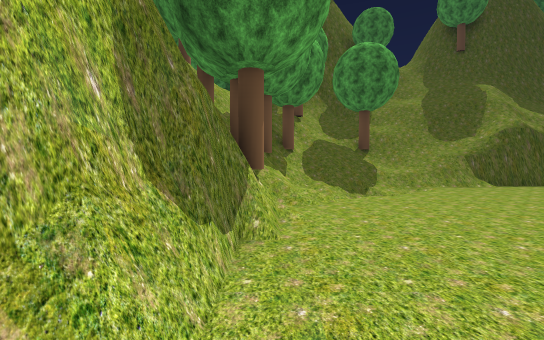
view 1 (above)

19 first-person views from a walk through a 3-D level made in the Unity game engine. The camera is 1.5 m above the floor, tilts 2° down and sees 90° across. The floor is counted in squares, 2 m on a side. Each view is taken from the middle of a square. On the plan, view 1 faces up. The plan holds only what a view shows up to about 10 squares ahead; the rest is blank. The place goes on beyond the plan. Some trees and plants on the terrain are drawn as simple stand-ins. The player character is not drawn. Some animated figures are left out.

view 2
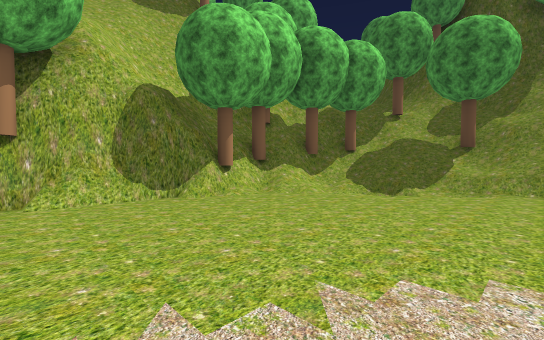

view 3
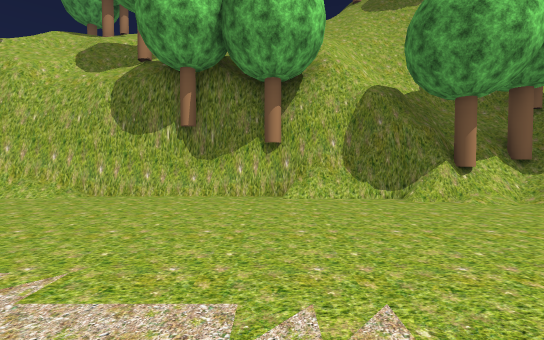

view 4
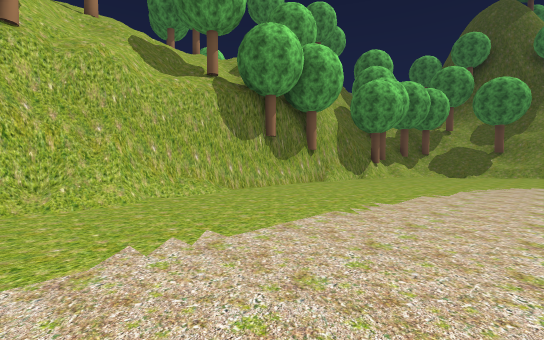

view 5
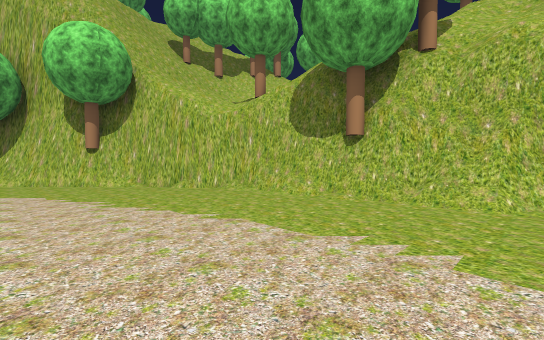

view 6
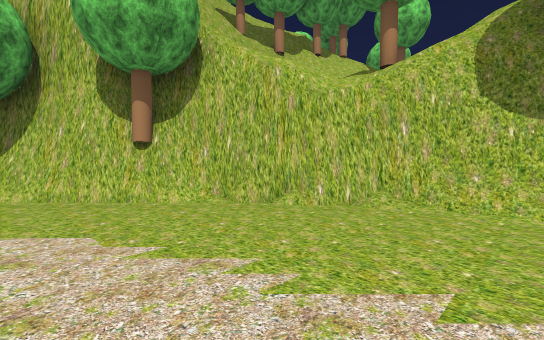

view 7
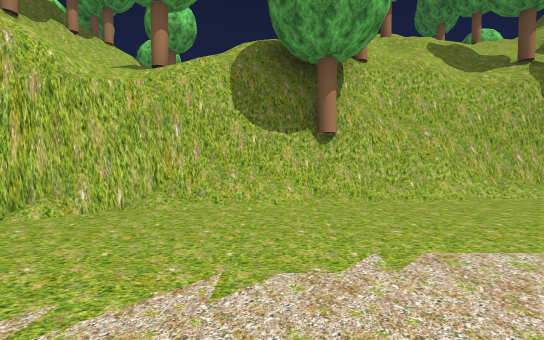

view 8
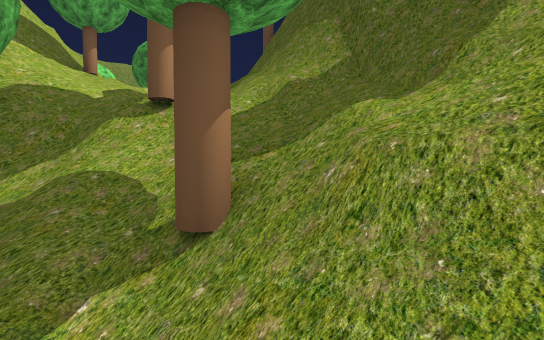

view 9
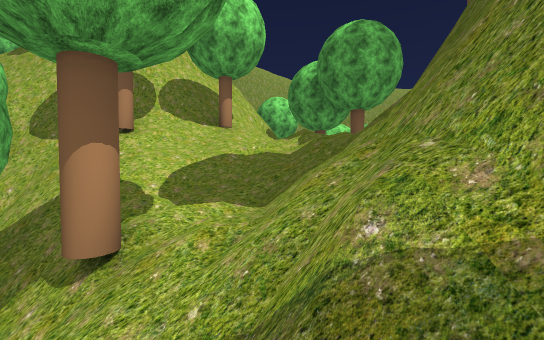

view 10
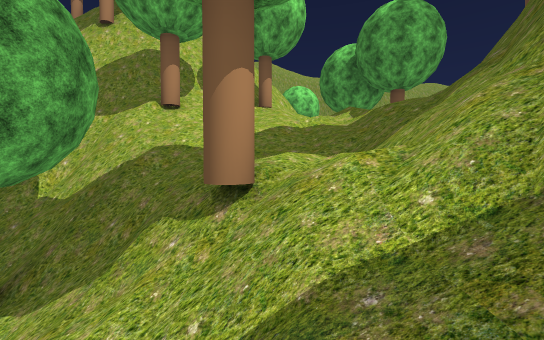

view 11
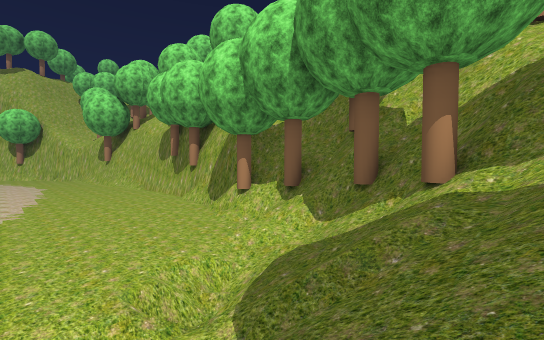

view 12
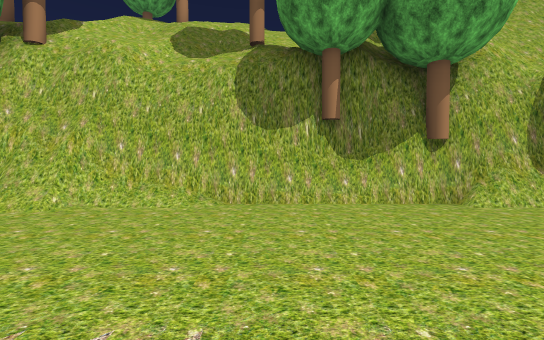

view 13
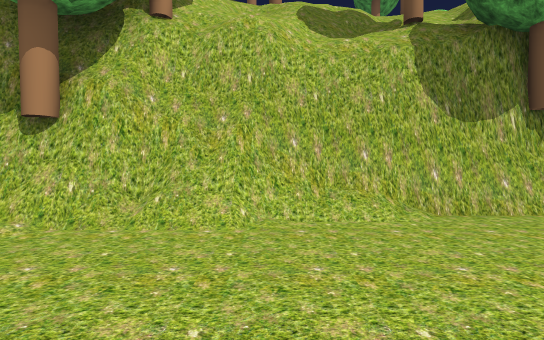

view 14
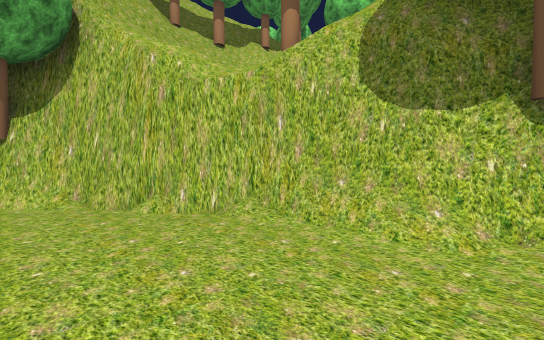

view 15
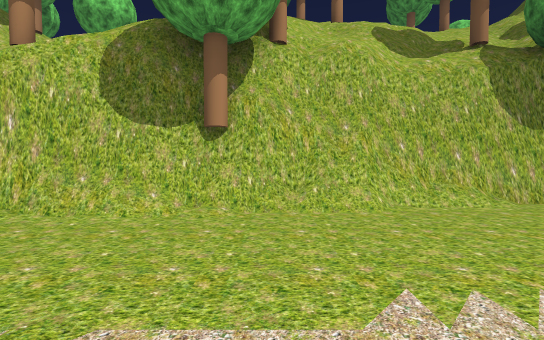

view 16
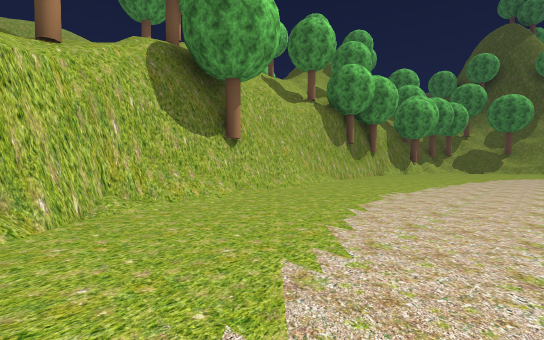

view 17
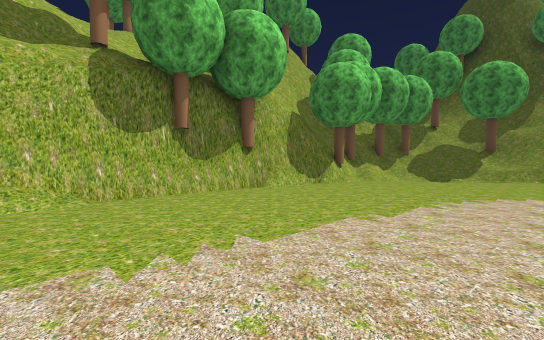

view 18
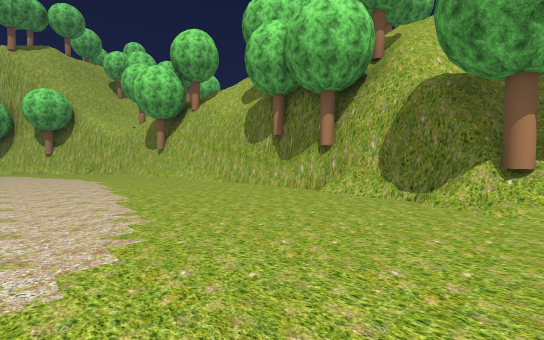

view 19
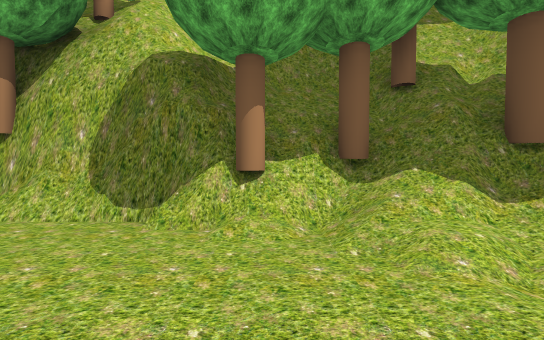

### Floor plan
Key: @ floor where view 1 was taken; # wall or solid block; x gap in a wall; . main floor; : floor 5.5 m higher than the main floor; + floor 6 m higher than the main floor; * floor 6.5 m higher than the main floor; % floor 7.25 m higher than the main floor; & floor 12.5 m higher than the main floor; $ floor 13.5 m higher than the main floor; / step, stairs or slope; = window, fence, low wall or low ledge; v drop or lower ground; T tree; O other object.
Columns run from 7 left of view 1 to 5 right of it. Each row starts with its distance up from view 1.
 14  T    #######
 13  T  /%//###=#
 12 ##//%////////
 11 ##=T////T////
 10  ###//////T//
  9   ##T//T/////
  8    #=#=T////=
  7    ###=T///..
  6   T###T////..
  5  T####T/.....
  4 O$==v##T.....
  3  ///v ##.....
  2  ////v#......
  1   //TT#......
  0   //#T#@.....
 -1   ///T#......
 -2  /////v......
 -3  ////*x......
 -4    /=+#......
 -5    /==#......
 -6   T/#=#......
 -7   /=/*##.....
 -8   ///T##.....
 -9     T/##.....
-10      /##.....
-11      //#.....
-12       T#.....
-13       //#....
-14       ://#...
-15   ///  //##..
-16  //////#####.
-17  TT#TT=######
-18   &TT=## vvvT
-19      TT     v

Where each view was taken, in squares from view 1:
view 1: 0 up, 0 right, facing up
view 2: 0 up, 5 right, facing up-left
view 3: 0 up, 5 right, facing left
view 4: 8 down, 5 right, facing up-left
view 5: 6 down, 5 right, facing down-left
view 6: 10 down, 5 right, facing down-left
view 7: 10 down, 5 right, facing left
view 8: 9 up, 5 right, facing up-left
view 9: 12 up, 3 right, facing left
view 10: 11 up, 3 right, facing left
view 11: 9 up, 4 right, facing down-left
view 12: 3 down, 4 right, facing left
view 13: 6 down, 3 right, facing left
view 14: 9 down, 3 right, facing down-left
view 15: 8 down, 4 right, facing left
view 16: 13 down, 5 right, facing up-left
view 17: 5 down, 5 right, facing up-left
view 18: 4 up, 5 right, facing down-left
view 19: 4 up, 3 right, facing left
